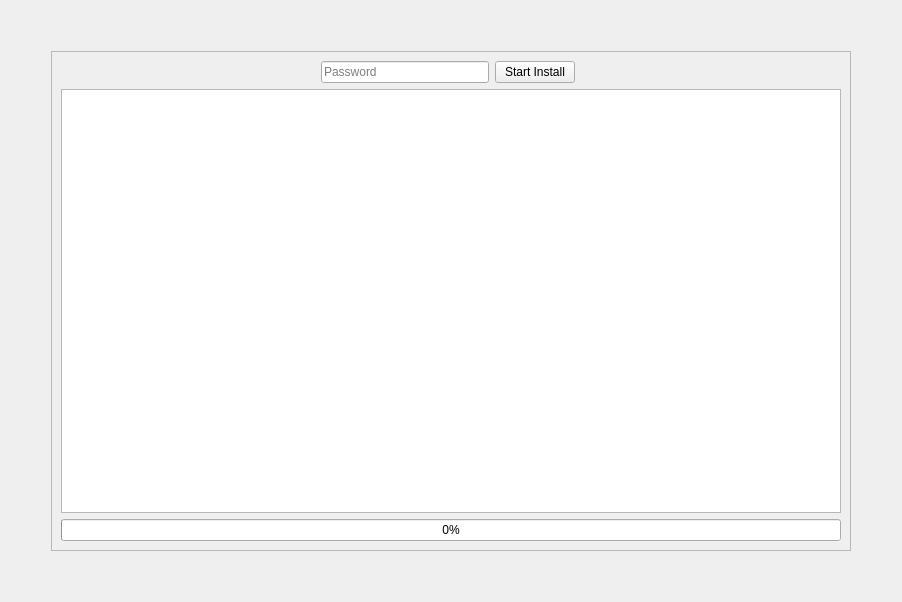
      <widget class="QWidget" name="install_tab">
       <attribute name="title">
        <string>Install</string>
       </attribute>
       <layout class="QGridLayout" name="gridLayout_27">
        <item row="2" column="1">
         <spacer name="verticalSpacer_37">
          <property name="orientation">
           <enum>Qt::Vertical</enum>
          </property>
          <property name="sizeHint" stdset="0">
           <size>
            <width>20</width>
            <height>40</height>
           </size>
          </property>
         </spacer>
        </item>
        <item row="1" column="0">
         <spacer name="horizontalSpacer_45">
          <property name="orientation">
           <enum>Qt::Horizontal</enum>
          </property>
          <property name="sizeHint" stdset="0">
           <size>
            <width>40</width>
            <height>20</height>
           </size>
          </property>
         </spacer>
        </item>
        <item row="0" column="1">
         <spacer name="verticalSpacer_36">
          <property name="orientation">
           <enum>Qt::Vertical</enum>
          </property>
          <property name="sizeHint" stdset="0">
           <size>
            <width>20</width>
            <height>40</height>
           </size>
          </property>
         </spacer>
        </item>
        <item row="1" column="2">
         <spacer name="horizontalSpacer_46">
          <property name="orientation">
           <enum>Qt::Horizontal</enum>
          </property>
          <property name="sizeHint" stdset="0">
           <size>
            <width>40</width>
            <height>20</height>
           </size>
          </property>
         </spacer>
        </item>
        <item row="1" column="1">
         <widget class="QFrame" name="install_frame">
          <property name="minimumSize">
           <size>
            <width>800</width>
            <height>500</height>
           </size>
          </property>
          <property name="frameShape">
           <enum>QFrame::StyledPanel</enum>
          </property>
          <property name="frameShadow">
           <enum>QFrame::Raised</enum>
          </property>
          <layout class="QGridLayout" name="gridLayout_9">
           <item row="2" column="0" colspan="4">
            <layout class="QGridLayout" name="gridLayout_6">
             <item row="2" column="0">
              <widget class="QProgressBar" name="install_progressBar">
               <property name="value">
                <number>0</number>
               </property>
              </widget>
             </item>
             <item row="0" column="0">
              <widget class="QTextBrowser" name="install_progress_textBrowser"/>
             </item>
            </layout>
           </item>
           <item row="1" column="0">
            <spacer name="horizontalSpacer_53">
             <property name="orientation">
              <enum>Qt::Horizontal</enum>
             </property>
             <property name="sizeHint" stdset="0">
              <size>
               <width>40</width>
               <height>20</height>
              </size>
             </property>
            </spacer>
           </item>
           <item row="1" column="1">
            <layout class="QGridLayout" name="gridLayout_12">
             <item row="1" column="0">
              <widget class="QLineEdit" name="sudo_password_lineEdit">
               <property name="echoMode">
                <enum>QLineEdit::Password</enum>
               </property>
               <property name="placeholderText">
                <string>Password</string>
               </property>
              </widget>
             </item>
             <item row="1" column="1">
              <widget class="QPushButton" name="start_install_button">
               <property name="minimumSize">
                <size>
                 <width>0</width>
                 <height>0</height>
                </size>
               </property>
               <property name="maximumSize">
                <size>
                 <width>16777215</width>
                 <height>16777215</height>
                </size>
               </property>
               <property name="text">
                <string>Start Install</string>
               </property>
              </widget>
             </item>
            </layout>
           </item>
           <item row="1" column="2">
            <spacer name="horizontalSpacer_54">
             <property name="orientation">
              <enum>Qt::Horizontal</enum>
             </property>
             <property name="sizeHint" stdset="0">
              <size>
               <width>40</width>
               <height>20</height>
              </size>
             </property>
            </spacer>
           </item>
          </layout>
         </widget>
        </item>
       </layout>
      </widget>
